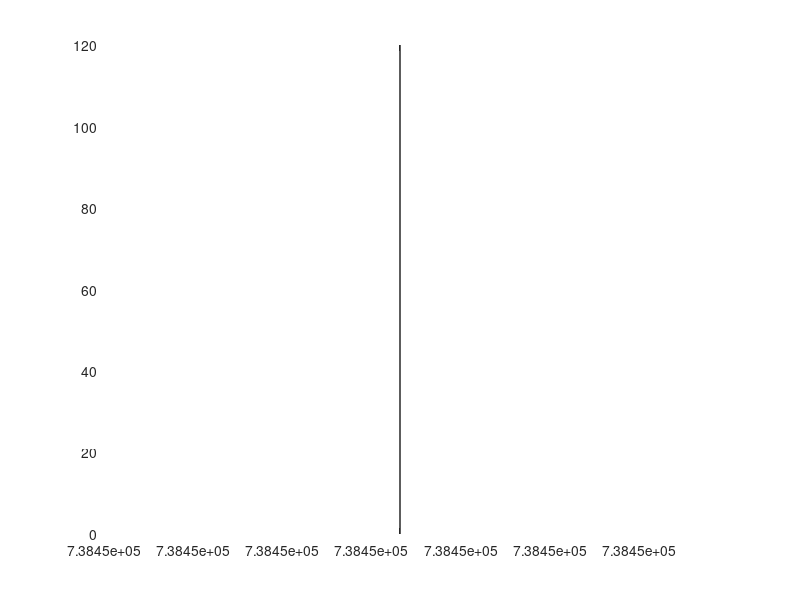

Recreate this plot in MATLAB. (Note: this script raises an error after producing the figure.)
%=============================================================================
% Copyright (c) 2016-present Allan CORNET (Nelson)
%=============================================================================
% This file is part of Nelson.
%=============================================================================
% LICENCE_BLOCK_BEGIN
% SPDX-License-Identifier: LGPL-3.0-or-later
% LICENCE_BLOCK_END
%=============================================================================
% <--ADV-CLI MODE-->
%=============================================================================
% Manual limits stay as set when patches are added (datenum-size values).
t0 = 738451.0384;
w = 60 / 86400;
f = figure('Visible', 'off');
ax = axes(f);
plot(ax, t0 + (0:100) * w / 100, 1:101);
set(ax, 'XLim', t0 + [0 w]);
xl = get(ax, 'XLim');
p = patch(ax, t0 + w / 3 + [0 0 0 0], [2 2 5 5], 'r');
asserts.isequal(get(ax, 'XLim'), xl);
asserts.isequal(get(ax, 'XLimMode'), 'manual');
patch(ax, t0 + w / 3 + [0 0.1 0.1 0], [2 2 5 5], 'r');
asserts.isequal(get(ax, 'XLim'), xl);
%=============================================================================
% Manual YLim is kept too, and the auto YLim is not frozen.
asserts.isequal(get(ax, 'YLimMode'), 'auto');
set(ax, 'YLim', [0 10]);
patch(ax, t0 + [1 2 2 1], [50 50 60 60], 'g');
asserts.isequal(get(ax, 'YLim'), [0 10]);
asserts.isequal(get(ax, 'XLim'), xl);
%=============================================================================
% Changing patch data later does not move manual limits.
set(p, 'XData', t0 + [5 6 6 5]');
asserts.isequal(get(ax, 'XLim'), xl);
asserts.isequal(get(ax, 'YLim'), [0 10]);
delete(f);
%=============================================================================
% Plain values: zero-width patch inside and outside a manual range.
f = figure('Visible', 'off');
ax = axes(f);
plot(ax, 1:10);
set(ax, 'XLim', [1000 1001]);
patch(ax, [1000.5 1000.5 1000.5 1000.5], [2 2 5 5], 'r');
asserts.isequal(get(ax, 'XLim'), [1000 1001]);
patch(ax, [1 2 2 1], [1 1 2 2], 'r');
asserts.isequal(get(ax, 'XLim'), [1000 1001]);
%=============================================================================
% Manual ZLim is kept for a 3-D patch.
set(ax, 'ZLim', [-1 1]);
patch(ax, [1 2 2], [1 1 2], [5 6 7], 'r');
asserts.isequal(get(ax, 'ZLim'), [-1 1]);
%=============================================================================
% Other primitives keep manual limits too.
line(ax, [0 5000], [0 1]);
surface(ax, [0 3000; 0 3000], [0 0; 1 1], zeros(2));
text(ax, 9000, 1, 'x');
asserts.isequal(get(ax, 'XLim'), [1000 1001]);
asserts.isequal(get(ax, 'ZLim'), [-1 1]);
delete(f);
%=============================================================================
% Patch property form (Faces/Vertices) also keeps manual limits.
f = figure('Visible', 'off');
ax = axes(f);
set(ax, 'XLim', [0 1], 'YLim', [0 1]);
patch(ax, 'Faces', [1 2 3], 'Vertices', [5 5 0; 6 5 0; 6 6 0], 'FaceColor', 'r');
asserts.isequal(get(ax, 'XLim'), [0 1]);
asserts.isequal(get(ax, 'YLim'), [0 1]);
delete(f);
%=============================================================================
% Auto limits still include a new zero-width patch.
f = figure('Visible', 'off');
ax = axes(f);
patch(ax, 1000.5 + [0 0 0 0], [2 2 5 5], 'r');
asserts.isequal(get(ax, 'XLimMode'), 'auto');
asserts.isapprox(get(ax, 'XLim'), [999.5 1001.5], 1e-12);
asserts.isapprox(get(ax, 'YLim'), [2 5], 1e-12);
delete(f);
%=============================================================================
f = figure('Visible', 'off');
ax = axes(f);
plot(ax, 1:10);
patch(ax, [20 20 20 20], [2 2 5 5], 'r');
asserts.isapprox(get(ax, 'XLim'), [0 20], 1e-12);
asserts.isapprox(get(ax, 'YLim'), [1 10], 1e-12);
delete(f);
%=============================================================================
% Large abscissas with a tiny range keep the limits and ticks of the same range at zero.
f = figure('Visible', 'off', 'Position', [50 50 560 420]);
ax = axes(f);
plot(ax, t0 + (0:100) * w / 100, 1:101);
patch(ax, t0 + w / 3 + [0 0 0 0], [2 2 5 5], 'r');
asserts.isequal(get(ax, 'XLimMode'), 'auto');
asserts.istrue(max(abs(get(ax, 'XLim') - t0 - [0 0.0007])) < 1e-8);
asserts.isequal(numel(get(ax, 'XTick')), 8);
asserts.istrue(max(abs(get(ax, 'XTick') - t0 - (0:7) * 1e-4)) < 1e-8);
delete(f);
%=============================================================================
% A narrow ruler takes the coarser step.
f = figure('Visible', 'off', 'Position', [50 50 400 420]);
ax = axes(f);
plot(ax, t0 + (0:100) * w / 100, 1:101);
asserts.istrue(max(abs(get(ax, 'XLim') - t0 - [0 0.0008])) < 1e-8);
asserts.isequal(numel(get(ax, 'XTick')), 5);
asserts.istrue(max(abs(get(ax, 'XTick') - t0 - (0:4) * 2e-4)) < 1e-8);
delete(f);
%=============================================================================
f = figure('Visible', 'off', 'Position', [50 50 560 420]);
ax = axes(f);
plot(ax, (0:100) * 0.694 / 100, 1:101);
asserts.isapprox(get(ax, 'XLim'), [0 0.7], 1e-12);
delete(f);
%=============================================================================
